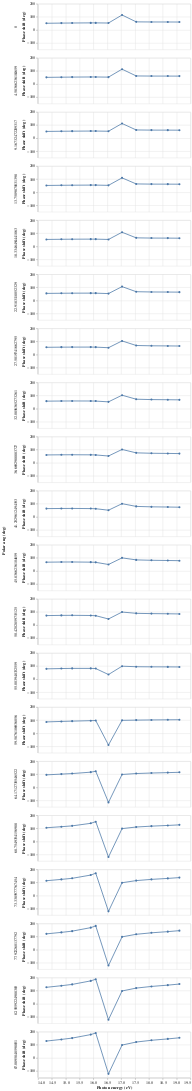

Here is the notebook cell this chart was saved with:
### Code cell
roi = data["Polar ang (deg)"].unique()[::8]
df = data[data["Polar ang (deg)"].isin(roi) & (data["Polar ang (deg)"] < 90)]
(
    alt
    .Chart(df)
    .mark_line(point=True)
    .encode(
        x="Photon energy (eV):Q",
        y="Phase shift (deg):Q",
        row="Polar ang (deg):N",
        )
    .properties(height=120)
    .interactive(bind_x=False)
)

### Figure 1 — Vega-Lite specification as saved in the notebook (floating-point values rounded to 4 significant figures; data arrays with more than 128 entries replaced by an {"elided": "..."} marker saying what was removed)
{"$schema": "https://vega.github.io/schema/vega-lite/v2.6.0.json", "config": {"view": {"height": 300, "width": 400}}, "data": {"name": "data-cc42c931c9285c213af400e11637bd81"}, "datasets": {"data-cc42c931c9285c213af400e11637bd81": {"elided": "220 records"}}, "encoding": {"row": {"field": "Polar ang (deg)", "type": "nominal"}, "x": {"field": "Photon energy (eV)", "type": "quantitative"}, "y": {"field": "Phase shift (deg)", "type": "quantitative"}}, "height": 120, "mark": {"point": true, "type": "line"}, "selection": {"selector002": {"bind": "scales", "encodings": ["y"], "mark": {"fill": "#333", "fillOpacity": 0.125, "stroke": "white"}, "on": "[mousedown, window:mouseup] > window:mousemove!", "resolve": "global", "translate": "[mousedown, window:mouseup] > window:mousemove!", "type": "interval", "zoom": "wheel!"}}}
